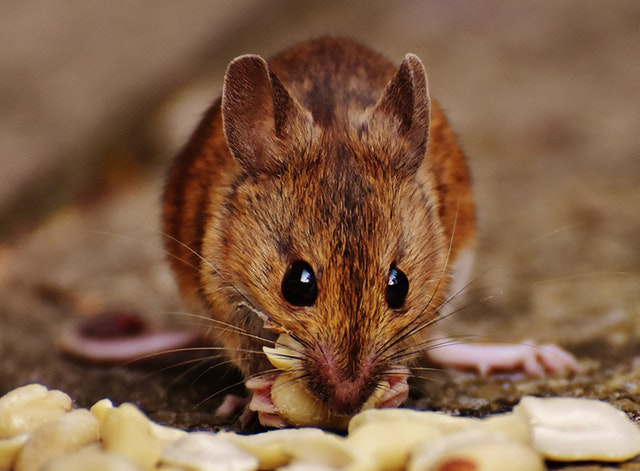
#> input picture mouse.jpg, 640 x 471 px, found by its file name
$ jupyter execute histogram.ipynb
#> lines starting #> are read from the running program, lines starting #| are printed output that depends on the picture
[cell 1]
import cv2
import numpy as np
import matplotlib.pyplot as plt

image_path = r'C:\Users\Admin\Desktop\B23AI065_CVIP\mouse.jpg'
image = cv2.imread(image_path, cv2.IMREAD_GRAYSCALE)
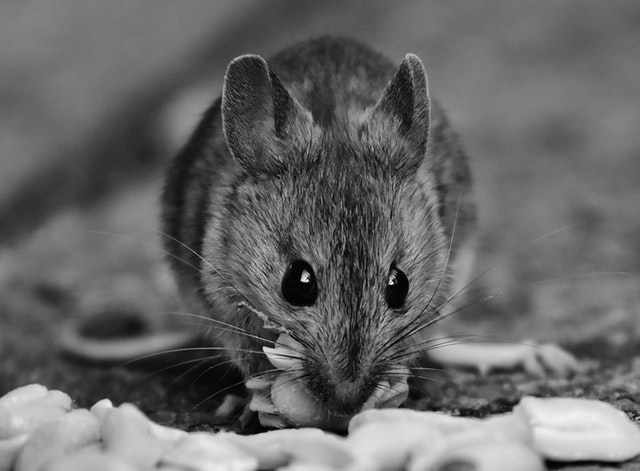
#> image: shape (471, 640); min 0, max 254, mean 103.6

total_pixels = image.size
#> total_pixels = 301440

hist = np.zeros(256)
for pixel in image.flatten():
    hist[pixel] += 1
#> this loop made 301440 passes
#> pixel on passes 1 to 3: 119, 119, 119
#> after the loop, hist = 256 values, max 5643 at index 118, min 0 at index 243, mean 1177.5

pdf = hist / total_pixels
#> pdf = 256 values, max 0.0187 at index 118, min 0 at index 243, mean 0.00391

plt.figure(figsize=(12, 5))

plt.subplot(1, 2, 1)
plt.imshow(image, cmap='gray')
plt.axis('off')
plt.title("Input Image")

plt.subplot(1, 2, 2)
plt.plot(pdf, color='black')
plt.title("Histogram of Input Image")
plt.xlabel("Gray Level (r_k)")
plt.ylabel("Probability p(r_k)")
plt.xlim([0, 255])
plt.grid(True)

plt.tight_layout()
plt.show()
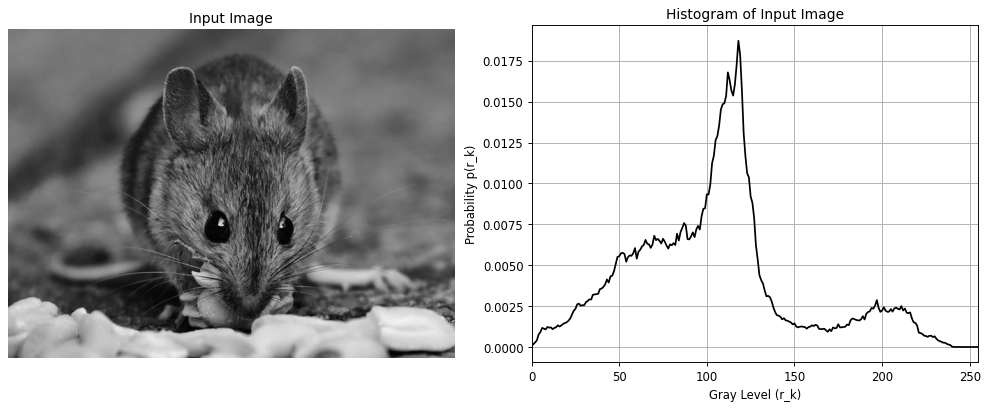
#> figure drawn by matplotlib, 2 panels; panel 2: curve peaks at x = 118, y = 0.0187

$ run again, with Lihts.jpg copied over mouse.jpg
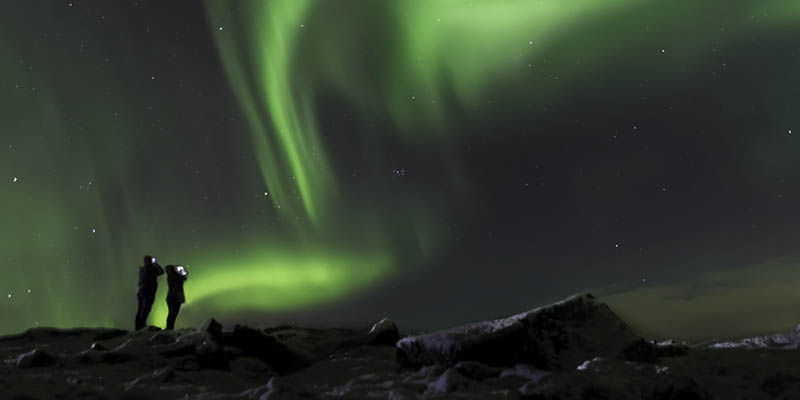
#> input picture Lihts.jpg, 800 x 400 px, found by its file name
#> `image = cv2.imread(image_path, cv2.IMREAD_GRAYSCALE)`:
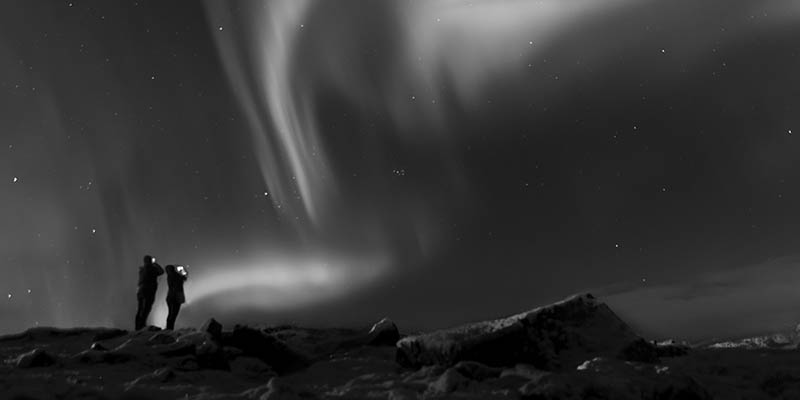
#> image: shape (400, 800); min 0, max 255, mean 53.5
#> the loop `for pixel in image.flatten():` made 320000 passes
#> pixel on passes 1 to 3: 51, 51, 51
#> after the loop `for pixel in image.flatten():`: hist = 256 values, max 10797 at index 39, min 0 at index 189, mean 1250
#> pdf = 256 values, max 0.0337 at index 39, min 0 at index 189, mean 0.00391
#> `plt.show()`:
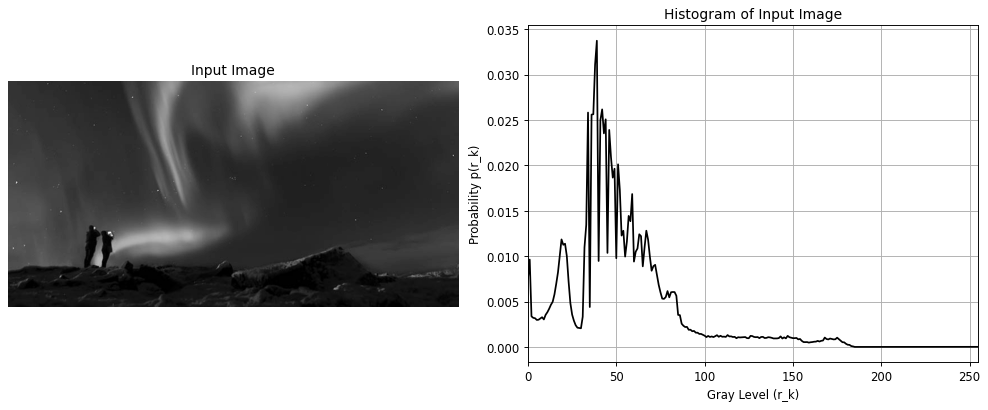
#> figure drawn by matplotlib, 2 panels; panel 2: curve peaks at x = 39, y = 0.0337
